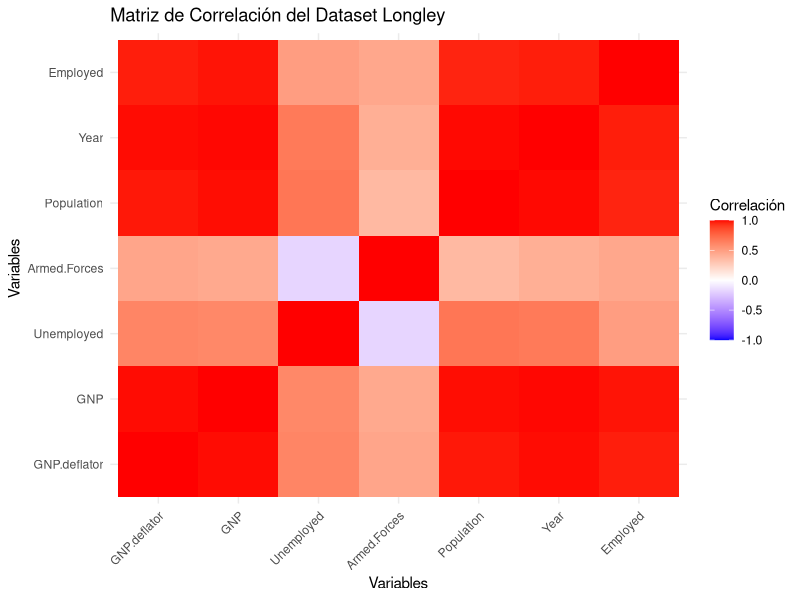
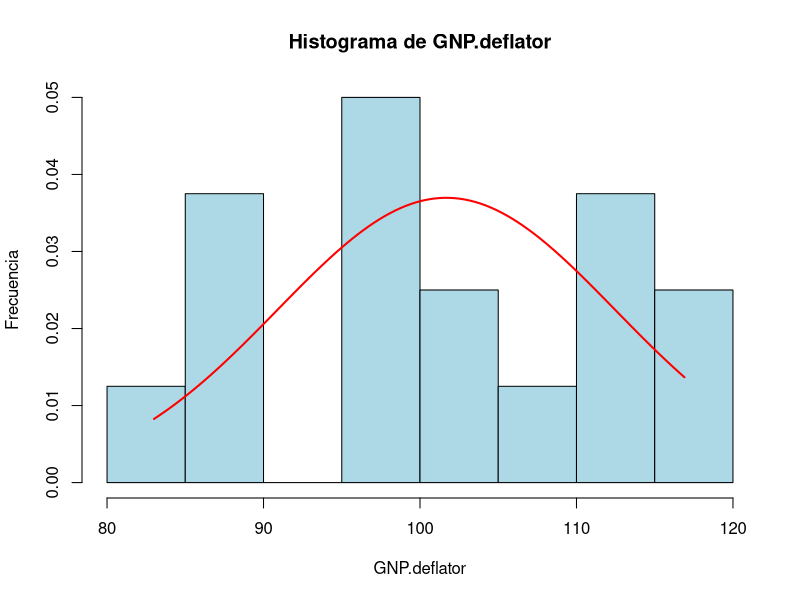

Write the R code that produced these figures, in order.
library(ggplot2)
library(reshape2)

# Cargar el dataset Longley
data(longley, package = "datasets")

# Calcular la matriz de correlación
cor_matrix <- cor(longley)

# Transformar la matriz de correlación en un formato largo
cor_melted <- melt(cor_matrix)

# Crear el heatmap
ggplot(data = cor_melted, aes(x = Var1, y = Var2, fill = value)) +
  geom_tile() +
  scale_fill_gradient2(low = "blue", high = "red", mid = "white", 
                       midpoint = 0, limit = c(-1, 1), name = "Correlación") +
  theme_minimal() +
  labs(title = "Matriz de Correlación del Dataset Longley",
       x = "Variables",
       y = "Variables") +
  theme(axis.text.x = element_text(angle = 45, hjust = 1))
  
#distribucion Normal
  # Visualizar la estructura del conjunto de datos
str(longley)

# Seleccionar una variable para analizar, por ejemplo, "GNP.deflator"
variable <- longley$GNP.deflator

# Crear un histograma
hist(variable, 
     main = "Histograma de GNP.deflator", 
     xlab = "GNP.deflator", 
     ylab = "Frecuencia", 
     col = "lightblue", 
     border = "black", 
     probability = TRUE)

# Agregar una curva de densidad normal
x <- seq(min(variable), max(variable), length = 100)
y <- dnorm(x, mean = mean(variable), sd = sd(variable))
lines(x, y, col = "red", lwd = 2)